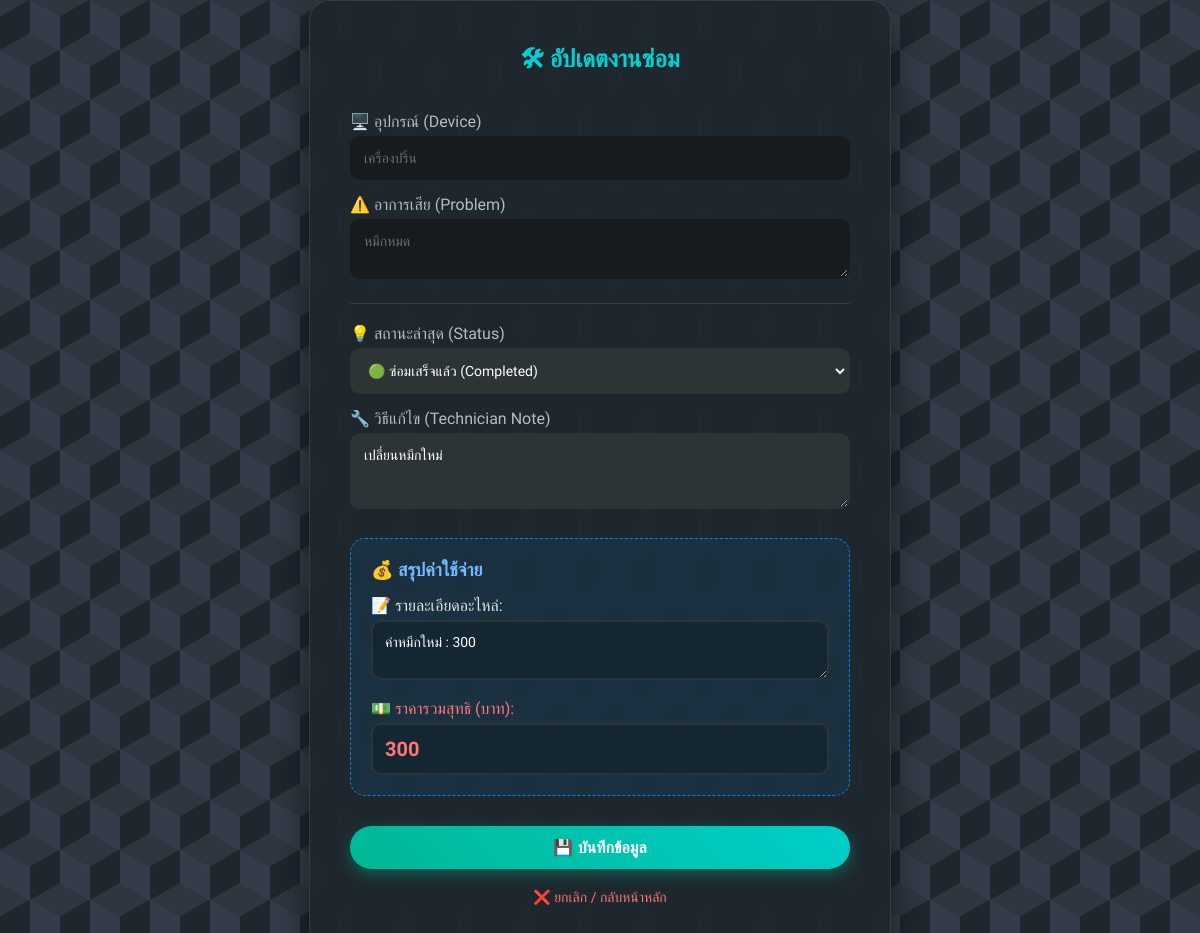
/update/3 (signed in), run on the app's committed database.
### tables this page shows
CREATE TABLE repairs (
    repair_id INTEGER PRIMARY KEY AUTOINCREMENT,
    user_id INTEGER NOT NULL,
    reporter_name TEXT, 
    device_name TEXT NOT NULL,
    problem_detail TEXT NOT NULL,
    location TEXT NOT NULL,
    status TEXT DEFAULT 'Pending',
    report_date TIMESTAMP DEFAULT CURRENT_TIMESTAMP,
    technician_note TEXT,
    spare_parts TEXT, 
    cost INTEGER DEFAULT 0,
    payment_status TEXT DEFAULT 'Unpaid',
    payment_slip TEXT,
    FOREIGN KEY (user_id) REFERENCES users (user_id)
);

### app.py (the view, shortened to what this page needs)
@app.route('/update/<int:repair_id>', methods=['GET', 'POST'])
def update_repair(repair_id):
    if session.get('role') != 'admin': return redirect(url_for('login'))
    conn = get_db_connection()
    repair = conn.execute('SELECT * FROM repairs WHERE repair_id = ?', (repair_id,)).fetchone()
    conn.close()
    return render_template('update_repair.html', repair=repair)

### app.py (called while the page is built)
def get_db_connection():
    conn = sqlite3.connect('maintenance.db')
    conn.row_factory = sqlite3.Row
    return conn

### templates/update_repair.html (shortened to what this page needs)
<!DOCTYPE html>
<html lang="th">
<head>
    <link rel="stylesheet" href="{{ url_for('static', filename='style.css') }}">
</head>
<body>
    <div class="update-box">
        <h1>🛠 อัปเดตงานซ่อม</h1>
        <form method="POST">
            <label>🖥️ อุปกรณ์ (Device)</label>
            <input type="text" value="{{ repair['device_name'] }}" class="readonly" readonly>
            <label>⚠️ อาการเสีย (Problem)</label>
            <textarea rows="2" class="readonly" readonly>{{ repair['problem_detail'] }}</textarea>
            <div style="margin: 20px 0; border-top: 1px solid rgba(255,255,255,0.1);"></div>
            <label>💡 สถานะล่าสุด (Status)</label>
            <select name="status">
                <option value="Completed" {% if repair['status'] == 'Completed' %}selected{% endif %}>🟢 ซ่อมเสร็จแล้ว (Completed)</option>
            </select>
            <label>🔧 วิธีแก้ไข (Technician Note)</label>
            <textarea name="technician_note" rows="3" placeholder="ระบุสิ่งที่ทำไป...">{{ repair['technician_note'] or '' }}</textarea>
            <div class="cost-section">
                <div class="cost-label">💰 สรุปค่าใช้จ่าย</div>
                <label style="color: #dfe6e9;">📝 รายละเอียดอะไหล่:</label>
                <textarea name="spare_parts" rows="2" placeholder="เช่น ค่า SSD 500, ค่าแรง 200..." style="background: rgba(0,0,0,0.2);">{{ repair['spare_parts'] or '' }}</textarea>
                <label style="color: #ff7675; margin-top: 15px;">💵 ราคารวมสุทธิ (บาท):</label>
                <input type="number" name="cost" placeholder="0" value="{{ repair['cost'] or 0 }}" style="font-size: 20px; font-weight: bold; color: #ff7675; background: rgba(0,0,0,0.2);">
            </div>
            <button type="submit" class="btn-save">💾 บันทึกข้อมูล</button>
        </form>
        <a href="{{ url_for('dashboard') }}" class="back-link">❌ ยกเลิก / กลับหน้าหลัก</a>
    </div>
</body>
</html>

### static/style.css (style rules this page uses)
:root { --primary-blue: #54a0ff; --light-blue: #2e86de; --teal: #00d2d3; --bg-color: #1e272e; --text-color: #dfe6e9; --border-radius: 15px; --card-bg: rgba(30, 39, 46, 0.95); --input-bg: #2f3640; --border-color: rgba(255,255,255,0.1); }
body { font-family: 'Prompt', sans-serif; color: var(--text-color); margin: 0; padding: 0; min-height: 100vh; background-color: #1e272e; background-image: linear-gradient(30deg, #2f3640 12%, transparent 12.5%, transparent 87%, #2f3640 87.5%, #2f3640), linear-gradient(150deg, #2f3640 12%, transparent 12.5%, transparent 87%, #2f3640 87.5%, #2f3640), linear-gradient(30deg, #2f3640 12%, transparent 12.5%, transparent 87%, #2f3640 87.5%, #2f3640), linear-gradient(150deg, #2f3640 12%, transparent 12.5%, transparent 87%, #2f3640 87.5%, #2f3640), linear-gradient(60deg, #353b48 25%, transparent 25.5%, transparent 75%, #353b48 75%, #353b48), linear-gradient(60deg, #353b48 25%, transparent 25.5%, transparent 75%, #353b48 75%, #353b48); background-size: 60px 100px; background-position: 0 0, 0 0, 30px 50px, 30px 50px, 0 0, 30px 50px; background-attachment: fixed; }
h1 { color: var(--primary-blue); margin: 0; font-size: 24px; }

### templates/update_repair.html (style rules this page uses)
body { background-color: #1e272e; color: #dfe6e9; display: flex; justify-content: center; align-items: center; min-height: 100vh; }
.update-box { background: rgba(30, 39, 46, 0.95); padding: 40px; border-radius: 20px; box-shadow: 0 15px 35px rgba(0,0,0,0.5); border: 1px solid rgba(255,255,255,0.1); width: 100%; max-width: 500px; backdrop-filter: blur(10px); }
h1 { color: #00d2d3; text-align: center; margin-bottom: 30px; font-size: 24px; }
label { font-weight: 500; color: #b2bec3; margin-top: 15px; display: block; margin-bottom: 5px; }
input, textarea, select { width: 100%; padding: 12px; border-radius: 10px; border: 2px solid #2d3436; background-color: #2d3436; color: white; font-family: 'Prompt', sans-serif; font-size: 14px; box-sizing: border-box; transition: 0.3s; }
.readonly { background-color: #181b1e; border-color: #181b1e; color: #636e72; cursor: not-allowed; }
.cost-section { background: rgba(9, 132, 227, 0.1); padding: 20px; border-radius: 15px; margin-top: 25px; border: 1px dashed #0984e3; }
.cost-label { color: #74b9ff; font-size: 18px; font-weight: 600; margin-bottom: 15px; display: flex; align-items: center; gap: 10px; }
.btn-save { margin-top: 30px; padding: 12px; width: 100%; background: linear-gradient(45deg, #00b894, #00cec9); border: none; border-radius: 50px; color: white; font-weight: bold; font-size: 16px; cursor: pointer; box-shadow: 0 5px 15px rgba(0, 184, 148, 0.4); transition: transform 0.2s; }
.back-link { display: block; text-align: center; margin-top: 20px; color: #ff7675; text-decoration: none; font-size: 14px; transition: 0.2s; }

### data on the page
repairs: device_name "เครื่องปริ้น", problem_detail "หมึกหมด", status "🟢 ซ่อมเสร็จแล้ว (Completed)", technician_note "เปลี่ยนหมึกใหม่", spare_parts "ค่าหมึกใหม่ : 300", cost "300"
